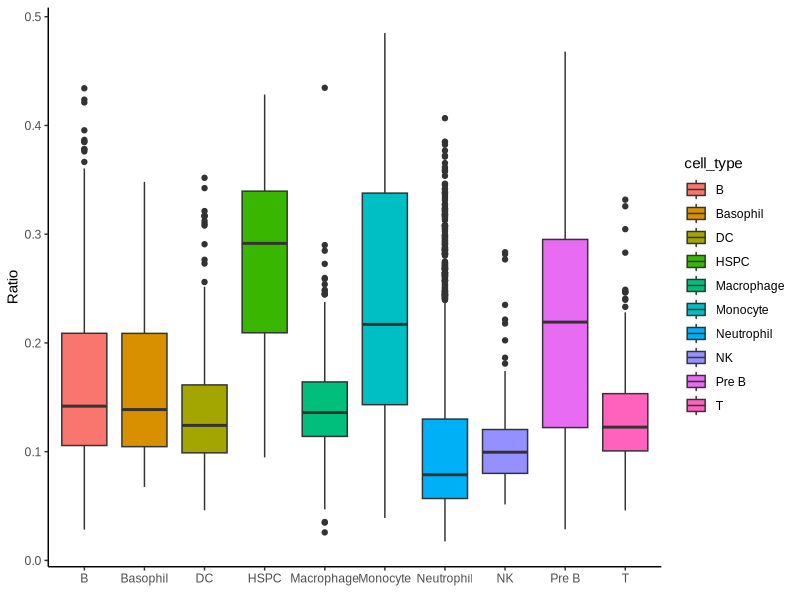
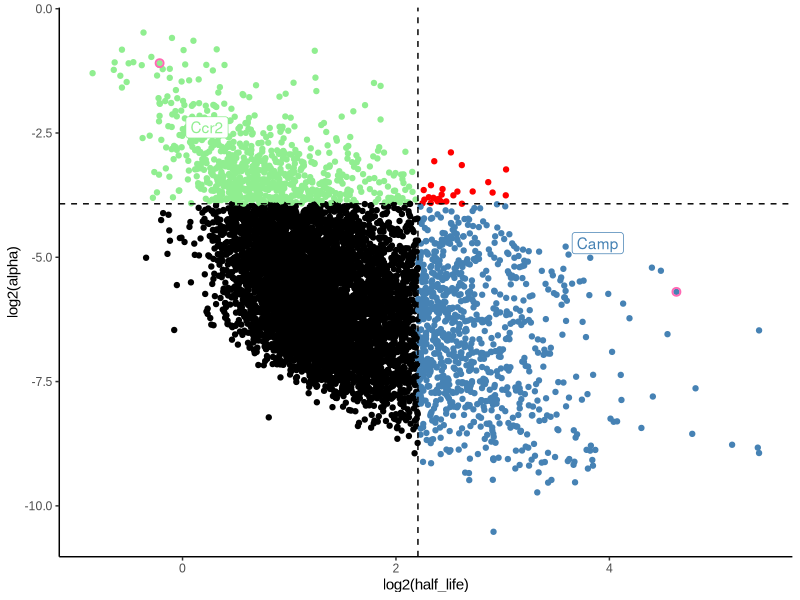
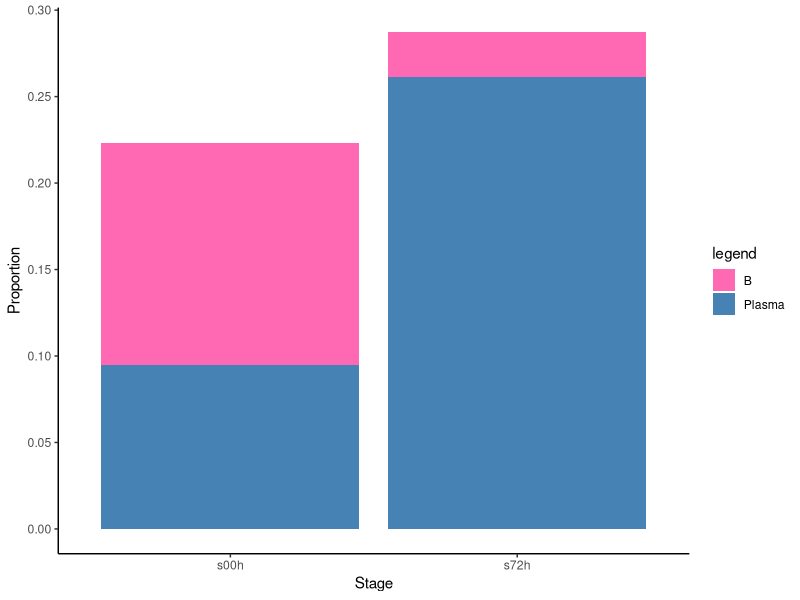

Source code (R) for these figures, in order:
#libraries
library(ggplot2)
library(readxl)

#setwd
setwd("D:/HackBio")

#create plot saving dir####
dir.create("plots")

#### Part 3####
#----------------------------------------------------------

#Task 1 :Task 1. Reproduce panel 2a: Cell-type ratio distributions####
"Goal: Compare distributions across immune cell types.

Requirements:
  
  Read sheet a
Produce a boxplot of new_ratio grouped by cell_type
Match:
  Orientation (rotated labels)
Relative scaling
Outlier visibility"
#load data
data <- read_xlsx("data/hb_stage_2.xlsx", sheet = "a")
png("plots/Figure3a.png",res = 300, width = 300*12, height = 300*6)
(unique(data$cell_type))
ggplot(data = data, aes(x=cell_type, y=new_ratio, fill=cell_type)) + geom_boxplot()+
  labs(
    x= element_blank(),
    y= "Ratio"
  )+
  theme_classic(base_family = "Arial")
dev.off()
#Task 2. Reproduce panel 2b: Half-life vs alpha-life scatter####
"Goal: Identify kinetic regimes.

Requirements:
  
  Read sheet b
Plot log2(half_life) vs log2(alpha)
Add:
  Vertical and horizontal cutoffs
Color-coded subsets based on thresholds
Labeled exemplar genes (Camp, Ccr2)
Conceptual checks:
  
  Why log2?
  What do the four quadrants mean?"
data <- read_xlsx("data/hb_stage_2.xlsx", sheet = "b")
#what are the  Vertical and horizontal cutoffs?
y_cutoff <- median(data$alpha)+ sd(data$alpha)
x_cuttoff <- median(data$half_life)+sd(data$half_life)

data$category[data$alpha > y_cutoff & data$half_life < x_cuttoff] <- "q2"
data$category[data$alpha < y_cutoff & data$half_life > x_cuttoff] <- "q4"
data$category[data$alpha > y_cutoff & data$half_life > x_cuttoff] <- "q3"
data$category[data$alpha < y_cutoff & data$half_life < x_cuttoff] <- "q1"

#highlit the genes
highlight <- subset(data, data$cell %in% c("Ccr2", "Camp"))

png("plots/Figure3b.png",res = 300, width = 300*6, height = 300*6)

ggplot (data, aes(x= log2(half_life),
                  y=log2(alpha), colour  = category))+geom_point()+
  scale_color_manual("category", values = c("q1"="black","q2"="lightgreen","q3"="red","q4"="steelblue"))+
    geom_vline(xintercept =log2( x_cuttoff), linetype="dashed")+
  geom_hline(yintercept = log2(y_cutoff), linetype="dashed")+
  geom_label(data = highlight, aes(label = cell), text.colour = "hotpink",position = "jitter")+
  
  geom_point(data = highlight,
             shape = 21,      
             size = 2,
             stroke = 1,
             fill = NA,
             color = "hotpink")+
  theme_classic(base_family = "Arial")+
  theme(legend.position = "none")
  
dev.off()
?geom_text
# Task 6: Reproduce panel 2f: Stacked proportions#####
#import data

data<- readxl::read_xlsx("data/hb_stage_2.xlsx",sheet ='f' )
data <- data[data$stage=="s00h" | data$stage=="s72h",]

#plot f 
png("plots/Figure3f.png",res = 300, width = 300*5, height = 300*6)
ggplot(data,
       aes(x= stage, y= proportion, fill = cell_type))+
  geom_bar(stat="identity" )+
  scale_fill_manual("legend", values = c("Plasma" = "steelblue", "B" = "hotpink"))+

  labs(
    x="Stage",
    y="Proportion") +
  scale_y_continuous(breaks = seq(0, 0.3, by = 0.05))+
  theme_classic()
dev.off()



#